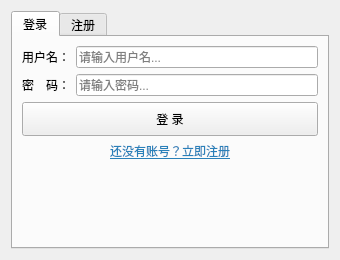
<?xml version="1.0" encoding="UTF-8"?>
<ui version="4.0">
 <class>Login</class>
 <widget class="QWidget" name="Login">
  <property name="geometry">
   <rect>
    <x>0</x>
    <y>0</y>
    <width>340</width>
    <height>260</height>
   </rect>
  </property>
  <property name="windowTitle">
   <string>个人云网盘</string>
  </property>
  <layout class="QVBoxLayout" name="mainLayout">
   <item>
    <widget class="QTabWidget" name="tabWidget">
     <property name="currentIndex">
      <number>0</number>
     </property>
     <widget class="QWidget" name="tab">
      <attribute name="title">
       <string>登录</string>
      </attribute>
      <layout class="QVBoxLayout" name="verticalLayout_2">
       <item>
        <layout class="QHBoxLayout" name="horizontalLayout_4">
         <item>
          <widget class="QLabel" name="label_4">
           <property name="text">
            <string>用户名：</string>
           </property>
          </widget>
         </item>
         <item>
          <widget class="QLineEdit" name="login_user">
           <property name="placeholderText">
            <string>请输入用户名...</string>
           </property>
          </widget>
         </item>
        </layout>
       </item>
       <item>
        <layout class="QHBoxLayout" name="horizontalLayout_5">
         <item>
          <widget class="QLabel" name="label_5">
           <property name="text">
            <string>密　码：</string>
           </property>
          </widget>
         </item>
         <item>
          <widget class="QLineEdit" name="login_pwd">
           <property name="echoMode">
            <enum>QLineEdit::Password</enum>
           </property>
           <property name="placeholderText">
            <string>请输入密码...</string>
           </property>
          </widget>
         </item>
        </layout>
       </item>
       <item>
        <widget class="QPushButton" name="login">
         <property name="minimumSize">
          <size>
           <width>0</width>
           <height>34</height>
          </size>
         </property>
         <property name="text">
          <string>登 录</string>
         </property>
        </widget>
       </item>
       <item>
        <widget class="QPushButton" name="btn_goRegister">
         <property name="cursor">
          <cursorShape>PointingHandCursor</cursorShape>
         </property>
         <property name="styleSheet">
          <string notr="true">QPushButton{border:none;background:transparent;color:#2980b9;text-decoration:underline;}</string>
         </property>
         <property name="text">
          <string>还没有账号？立即注册</string>
         </property>
        </widget>
       </item>
       <item>
        <spacer name="verticalSpacer">
         <property name="orientation">
          <enum>Qt::Vertical</enum>
         </property>
         <property name="sizeHint" stdset="0">
          <size>
           <width>20</width>
           <height>20</height>
          </size>
         </property>
        </spacer>
       </item>
      </layout>
     </widget>
     <widget class="QWidget" name="tab_2">
      <attribute name="title">
       <string>注册</string>
      </attribute>
      <layout class="QVBoxLayout" name="verticalLayout">
       <item>
        <layout class="QHBoxLayout" name="horizontalLayout">
         <item>
          <widget class="QLabel" name="label">
           <property name="text">
            <string>用户名：</string>
           </property>
          </widget>
         </item>
         <item>
          <widget class="QLineEdit" name="reg_user">
           <property name="placeholderText">
            <string>请输入注册用户名...</string>
           </property>
          </widget>
         </item>
        </layout>
       </item>
       <item>
        <layout class="QHBoxLayout" name="horizontalLayout_2">
         <item>
          <widget class="QLabel" name="label_2">
           <property name="text">
            <string>密　码：</string>
           </property>
          </widget>
         </item>
         <item>
          <widget class="QLineEdit" name="reg_pwd">
           <property name="echoMode">
            <enum>QLineEdit::Password</enum>
           </property>
           <property name="placeholderText">
            <string>至少 4 位...</string>
           </property>
          </widget>
         </item>
        </layout>
       </item>
       <item>
        <layout class="QHBoxLayout" name="horizontalLayout_3">
         <item>
          <widget class="QLabel" name="label_3">
           <property name="text">
            <string>手机号：</string>
           </property>
          </widget>
         </item>
         <item>
          <widget class="QLineEdit" name="reg_tel">
           <property name="placeholderText">
            <string>11 位手机号...</string>
           </property>
          </widget>
         </item>
        </layout>
       </item>
       <item>
        <widget class="QPushButton" name="reg">
         <property name="minimumSize">
          <size>
           <width>0</width>
           <height>34</height>
          </size>
         </property>
         <property name="text">
          <string>注 册</string>
         </property>
        </widget>
       </item>
       <item>
        <widget class="QPushButton" name="btn_goLogin">
         <property name="cursor">
          <cursorShape>PointingHandCursor</cursorShape>
         </property>
         <property name="styleSheet">
          <string notr="true">QPushButton{border:none;background:transparent;color:#2980b9;text-decoration:underline;}</string>
         </property>
         <property name="text">
          <string>已有账号？返回登录</string>
         </property>
        </widget>
       </item>
       <item>
        <spacer name="verticalSpacer_2">
         <property name="orientation">
          <enum>Qt::Vertical</enum>
         </property>
         <property name="sizeHint" stdset="0">
          <size>
           <width>20</width>
           <height>20</height>
          </size>
         </property>
        </spacer>
       </item>
      </layout>
     </widget>
    </widget>
   </item>
  </layout>
 </widget>
 <resources/>
 <connections/>
</ui>
